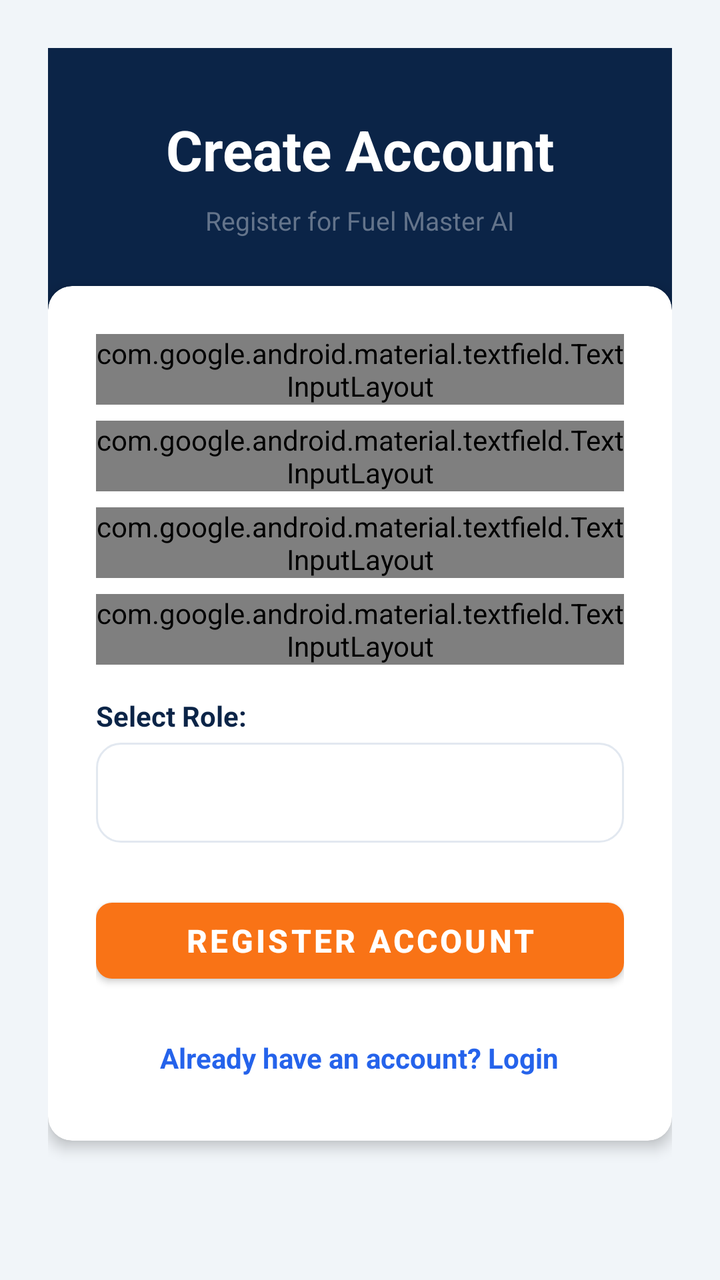
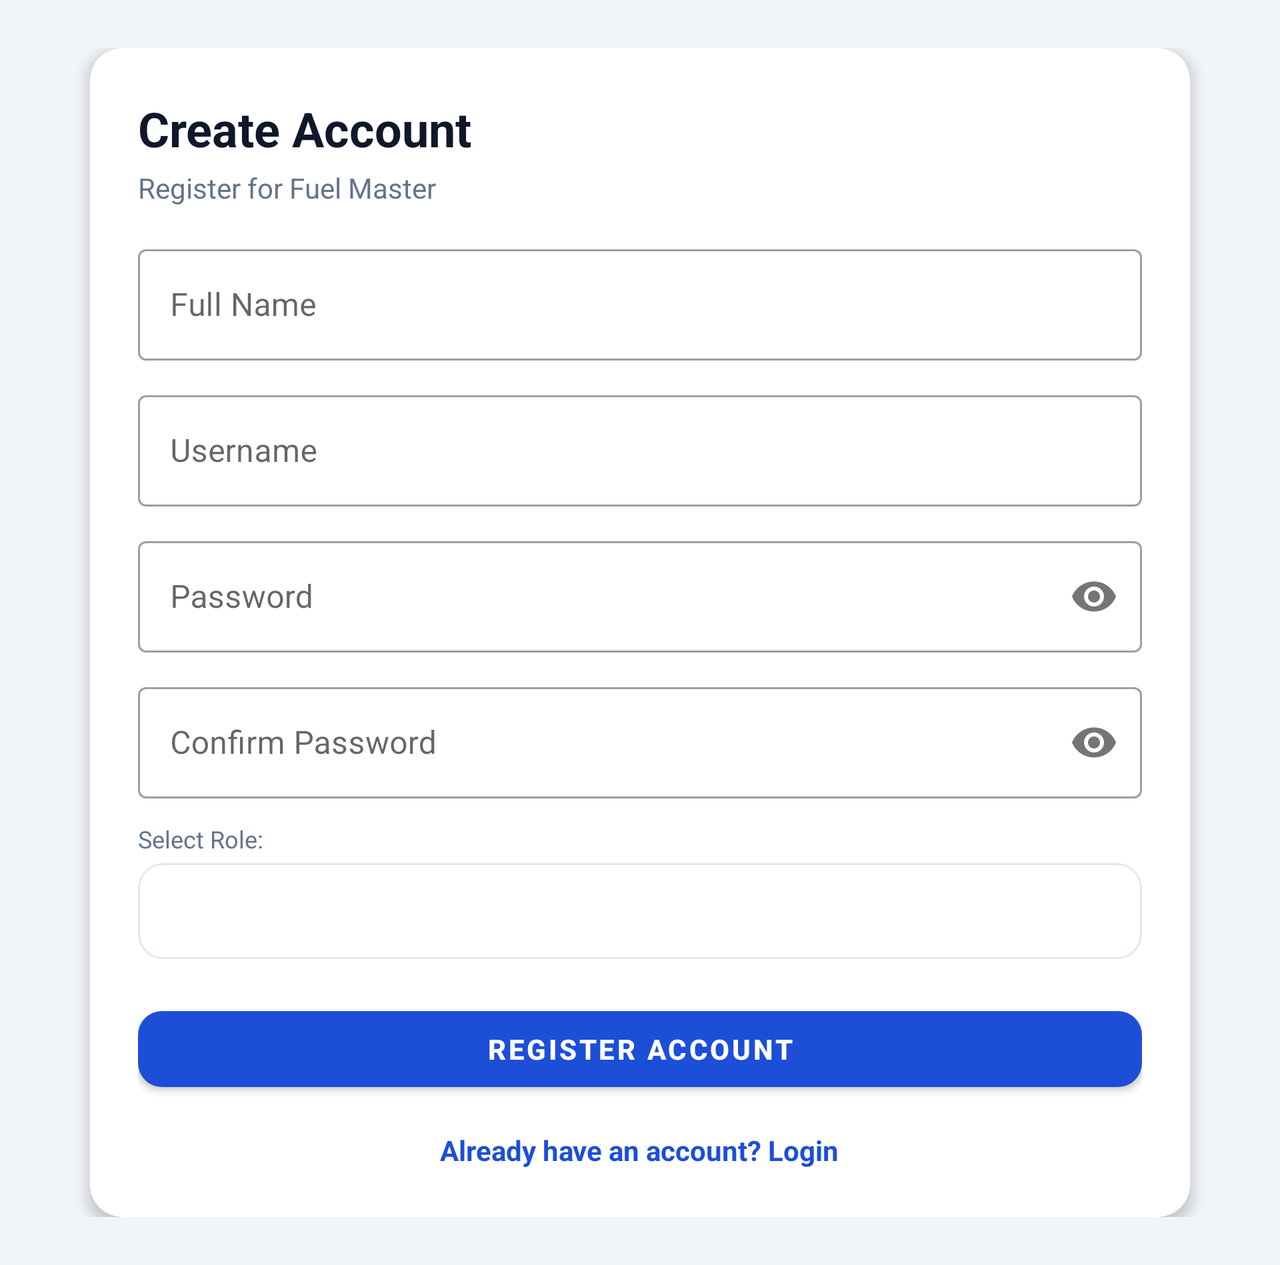

One screen, two layout resources from the same app: the default and the repository's alternative for another configuration. Each is rendered where Android would select it; the XML of both is given below.
<!-- AndroidManifest.xml: application theme Theme.FuelMasterProject -->
<!-- res/layout/activity_signup.xml -->
<?xml version="1.0" encoding="utf-8"?>
<ScrollView xmlns:android="http://schemas.android.com/apk/res/android"
    xmlns:app="http://schemas.android.com/apk/res-auto"
    android:layout_width="match_parent"
    android:layout_height="match_parent"
    android:fillViewport="true"
    android:background="@color/neutral_light">

    <androidx.constraintlayout.widget.ConstraintLayout
        android:layout_width="match_parent"
        android:layout_height="wrap_content"
        android:padding="@dimen/spacing_large">

        
        <View
            android:id="@+id/signup_header_bg"
            android:layout_width="0dp"
            android:layout_height="160dp"
            android:background="@color/primary_navy"
            app:layout_constraintTop_toTopOf="parent"
            app:layout_constraintLeft_toLeftOf="parent"
            app:layout_constraintRight_toRightOf="parent" />

        <TextView
            android:id="@+id/tvSignupHeaderTitle"
            android:layout_width="wrap_content"
            android:layout_height="wrap_content"
            android:text="@string/signup_title"
            android:textColor="@color/white"
            android:textSize="28sp"
            android:textStyle="bold"
            android:layout_marginTop="32dp"
            app:layout_constraintTop_toTopOf="parent"
            app:layout_constraintLeft_toLeftOf="parent"
            app:layout_constraintRight_toRightOf="parent" />

        <TextView
            android:id="@+id/tvSignupHeaderSub"
            android:layout_width="wrap_content"
            android:layout_height="wrap_content"
            android:text="@string/signup_subtitle"
            android:textColor="@color/neutral_mid"
            android:textSize="13sp"
            android:layout_marginTop="8dp"
            app:layout_constraintTop_toBottomOf="@id/tvSignupHeaderTitle"
            app:layout_constraintLeft_toLeftOf="parent"
            app:layout_constraintRight_toRightOf="parent" />

        
        <androidx.cardview.widget.CardView
            android:layout_width="0dp"
            android:layout_height="wrap_content"
            android:layout_marginTop="24dp"
            app:cardCornerRadius="@dimen/corner_radius"
            app:cardElevation="4dp"
            app:cardBackgroundColor="@color/surface_white"
            app:layout_constraintTop_toBottomOf="@id/tvSignupHeaderSub"
            app:layout_constraintLeft_toLeftOf="parent"
            app:layout_constraintRight_toRightOf="parent"
            app:layout_constraintWidth_max="420dp">

            <LinearLayout
                android:layout_width="match_parent"
                android:layout_height="wrap_content"
                android:orientation="vertical"
                android:padding="@dimen/spacing_large">

                
                <TextView
                    android:id="@+id/tvSignupError"
                    android:layout_width="match_parent"
                    android:layout_height="wrap_content"
                    android:background="#FEF2F2"
                    android:textColor="@color/danger_red"
                    android:textSize="@dimen/text_size_body"
                    android:padding="10dp"
                    android:visibility="gone"
                    android:layout_marginBottom="@dimen/spacing_medium" />

                
                <com.google.android.material.textfield.TextInputLayout
                    android:layout_width="match_parent"
                    android:layout_height="wrap_content"
                    android:layout_marginBottom="@dimen/spacing_small"
                    style="@style/Widget.Material3.TextInputLayout.OutlinedBox">

                    <com.google.android.material.textfield.TextInputEditText
                        android:id="@+id/etFullName"
                        android:layout_width="match_parent"
                        android:layout_height="wrap_content"
                        android:hint="@string/fullname_hint"
                        android:inputType="textPersonName"
                        android:maxLines="1"
                        android:textSize="@dimen/text_size_large" />

                </com.google.android.material.textfield.TextInputLayout>

                
                <com.google.android.material.textfield.TextInputLayout
                    android:layout_width="match_parent"
                    android:layout_height="wrap_content"
                    android:layout_marginBottom="@dimen/spacing_small"
                    style="@style/Widget.Material3.TextInputLayout.OutlinedBox">

                    <com.google.android.material.textfield.TextInputEditText
                        android:id="@+id/etUsername"
                        android:layout_width="match_parent"
                        android:layout_height="wrap_content"
                        android:hint="@string/username_hint"
                        android:inputType="textEmailAddress"
                        android:maxLines="1"
                        android:textSize="@dimen/text_size_large" />

                </com.google.android.material.textfield.TextInputLayout>

                
                <com.google.android.material.textfield.TextInputLayout
                    android:layout_width="match_parent"
                    android:layout_height="wrap_content"
                    android:layout_marginBottom="@dimen/spacing_small"
                    app:endIconMode="password_toggle"
                    style="@style/Widget.Material3.TextInputLayout.OutlinedBox">

                    <com.google.android.material.textfield.TextInputEditText
                        android:id="@+id/etPassword"
                        android:layout_width="match_parent"
                        android:layout_height="wrap_content"
                        android:hint="@string/password_hint"
                        android:inputType="textPassword"
                        android:maxLines="1"
                        android:textSize="@dimen/text_size_large" />

                </com.google.android.material.textfield.TextInputLayout>

                
                <com.google.android.material.textfield.TextInputLayout
                    android:layout_width="match_parent"
                    android:layout_height="wrap_content"
                    android:layout_marginBottom="@dimen/spacing_medium"
                    app:endIconMode="password_toggle"
                    style="@style/Widget.Material3.TextInputLayout.OutlinedBox">

                    <com.google.android.material.textfield.TextInputEditText
                        android:id="@+id/etConfirmPassword"
                        android:layout_width="match_parent"
                        android:layout_height="wrap_content"
                        android:hint="@string/confirm_password_hint"
                        android:inputType="textPassword"
                        android:maxLines="1"
                        android:textSize="@dimen/text_size_large" />

                </com.google.android.material.textfield.TextInputLayout>

                
                <TextView
                    android:layout_width="wrap_content"
                    android:layout_height="wrap_content"
                    android:text="@string/role_label"
                    android:textColor="@color/primary_navy"
                    android:textStyle="bold"
                    android:textSize="@dimen/text_size_body"
                    android:layout_marginBottom="4dp" />

                <Spinner
                    android:id="@+id/spinnerRole"
                    android:layout_width="match_parent"
                    android:layout_height="50dp"
                    android:background="@drawable/spinner_bg"
                    android:layout_marginBottom="@dimen/spacing_large" />

                
                <Button
                    android:id="@+id/btnSignup"
                    android:layout_width="match_parent"
                    android:layout_height="50dp"
                    android:text="@string/signup_button"
                    android:textColor="@color/white"
                    android:textSize="@dimen/text_size_large"
                    android:textStyle="bold"
                    app:backgroundTint="@color/accent_orange"
                    app:cornerRadius="@dimen/button_radius"
                    android:layout_marginBottom="@dimen/spacing_medium" />

                
                <TextView
                    android:id="@+id/tvLoginLink"
                    android:layout_width="wrap_content"
                    android:layout_height="wrap_content"
                    android:layout_gravity="center_horizontal"
                    android:text="@string/already_account"
                    android:textColor="@color/secondary_teal"
                    android:textSize="@dimen/text_size_body"
                    android:textStyle="bold"
                    android:padding="8dp" />

            </LinearLayout>

        </androidx.cardview.widget.CardView>

    </androidx.constraintlayout.widget.ConstraintLayout>
</ScrollView>
<!-- resources referenced by this layout -->
<resources>
  <color name="accent_orange">#F97316</color>
  <color name="danger_red">#DC2626</color>
  <color name="neutral_light">#F1F5F9</color>
  <color name="neutral_mid">#64748B</color>
  <color name="primary_navy">#0B2447</color>
  <color name="secondary_teal">#2563EB</color>
  <color name="surface_white">#FFFFFF</color>
  <color name="white">#FFFFFFFF</color>
  <dimen name="button_radius">8dp</dimen>
  <dimen name="corner_radius">12dp</dimen>
  <dimen name="spacing_large">24dp</dimen>
  <dimen name="spacing_medium">16dp</dimen>
  <dimen name="spacing_small">8dp</dimen>
  <dimen name="text_size_body">14sp</dimen>
  <dimen name="text_size_large">16sp</dimen>
  <!-- drawable spinner_bg (drawable) -->
  <?xml version="1.0" encoding="utf-8"?>
  <shape xmlns:android="http://schemas.android.com/apk/res/android"
      android:shape="rectangle">
      <solid android:color="@color/surface_white" />
      <stroke android:width="1dp" android:color="@color/border_color" />
      <corners android:radius="12dp" />
  </shape>
  <string name="already_account">Already have an account? Login</string>
  <string name="confirm_password_hint">Confirm Password</string>
  <string name="fullname_hint">Full Name</string>
  <string name="password_hint">Password</string>
  <string name="role_label">Select Role:</string>
  <string name="signup_button">Register Account</string>
  <string name="signup_subtitle">Register for Fuel Master AI</string>
  <string name="signup_title">Create Account</string>
  <string name="username_hint">Username</string>
  <style name="Theme.FuelMasterProject" parent="Base.Theme.FuelMasterProject" />
  <color name="border_color">#E2E8F0</color>
  <style name="Base.Theme.FuelMasterProject" parent="Theme.MaterialComponents.Light.NoActionBar">
          <item name="colorPrimary">@color/primary_blue</item>
          <item name="colorSecondary">@color/accent_orange</item>
          <item name="android:windowBackground">@color/bg</item>
          <item name="android:textColor">@color/text_primary</item>
      </style>
  <color name="primary_blue">#1D4ED8</color>
  <color name="bg">#F1F5F9</color>
  <color name="text_primary">#0F172A</color>
</resources>
<!-- res/layout-land/activity_signup.xml (the repository's variant of the layout above) -->
<!-- drawn on the phone turned sideways -->
<?xml version="1.0" encoding="utf-8"?>
<ScrollView xmlns:android="http://schemas.android.com/apk/res/android"
    xmlns:app="http://schemas.android.com/apk/res-auto"
    android:layout_width="match_parent"
    android:layout_height="match_parent"
    android:fillViewport="true"
    android:background="@color/bg">

    <LinearLayout
        android:layout_width="match_parent"
        android:layout_height="wrap_content"
        android:orientation="vertical"
        android:gravity="center"
        android:padding="24dp">

        <com.google.android.material.card.MaterialCardView
            android:layout_width="550dp"
            android:layout_height="wrap_content"
            app:cardCornerRadius="16dp"
            app:cardElevation="4dp"
            app:cardBackgroundColor="@color/card">

            <LinearLayout
                android:layout_width="match_parent"
                android:layout_height="wrap_content"
                android:orientation="vertical"
                android:padding="24dp">

                <TextView
                    android:layout_width="wrap_content"
                    android:layout_height="wrap_content"
                    android:text="Create Account"
                    android:textColor="@color/text_primary"
                    android:textSize="24sp"
                    android:textStyle="bold"
                    android:layout_marginBottom="4dp" />

                <TextView
                    android:layout_width="wrap_content"
                    android:layout_height="wrap_content"
                    android:text="Register for Fuel Master"
                    android:textColor="@color/text_secondary"
                    android:textSize="14sp"
                    android:layout_marginBottom="16dp" />

                <TextView
                    android:id="@+id/tvSignupError"
                    android:layout_width="match_parent"
                    android:layout_height="wrap_content"
                    android:background="@drawable/bg_chip_danger"
                    android:textColor="@color/danger"
                    android:textSize="13sp"
                    android:padding="10dp"
                    android:visibility="gone"
                    android:layout_marginBottom="12dp" />

                <com.google.android.material.textfield.TextInputLayout
                    android:layout_width="match_parent"
                    android:layout_height="wrap_content"
                    style="?attr/textInputOutlinedStyle"
                    android:layout_marginBottom="12dp">
                    <com.google.android.material.textfield.TextInputEditText
                        android:id="@+id/etFullName"
                        android:layout_width="match_parent"
                        android:layout_height="wrap_content"
                        android:hint="Full Name"
                        android:inputType="textPersonName" />
                </com.google.android.material.textfield.TextInputLayout>

                <com.google.android.material.textfield.TextInputLayout
                    android:layout_width="match_parent"
                    android:layout_height="wrap_content"
                    style="?attr/textInputOutlinedStyle"
                    android:layout_marginBottom="12dp">
                    <com.google.android.material.textfield.TextInputEditText
                        android:id="@+id/etUsername"
                        android:layout_width="match_parent"
                        android:layout_height="wrap_content"
                        android:hint="Username"
                        android:inputType="text" />
                </com.google.android.material.textfield.TextInputLayout>

                <com.google.android.material.textfield.TextInputLayout
                    android:layout_width="match_parent"
                    android:layout_height="wrap_content"
                    style="?attr/textInputOutlinedStyle"
                    android:layout_marginBottom="12dp"
                    app:passwordToggleEnabled="true">
                    <com.google.android.material.textfield.TextInputEditText
                        android:id="@+id/etPassword"
                        android:layout_width="match_parent"
                        android:layout_height="wrap_content"
                        android:hint="Password"
                        android:inputType="textPassword" />
                </com.google.android.material.textfield.TextInputLayout>

                <com.google.android.material.textfield.TextInputLayout
                    android:layout_width="match_parent"
                    android:layout_height="wrap_content"
                    style="?attr/textInputOutlinedStyle"
                    android:layout_marginBottom="12dp"
                    app:passwordToggleEnabled="true">
                    <com.google.android.material.textfield.TextInputEditText
                        android:id="@+id/etConfirmPassword"
                        android:layout_width="match_parent"
                        android:layout_height="wrap_content"
                        android:hint="Confirm Password"
                        android:inputType="textPassword" />
                </com.google.android.material.textfield.TextInputLayout>

                <TextView
                    android:layout_width="wrap_content"
                    android:layout_height="wrap_content"
                    android:text="Select Role:"
                    android:textColor="@color/text_secondary"
                    android:textSize="12sp"
                    android:layout_marginBottom="4dp" />

                <Spinner
                    android:id="@+id/spinnerRole"
                    android:layout_width="match_parent"
                    android:layout_height="48dp"
                    android:background="@drawable/spinner_bg"
                    android:layout_marginBottom="20dp" />

                <Button
                    android:id="@+id/btnSignup"
                    android:layout_width="match_parent"
                    android:layout_height="50dp"
                    android:text="Register Account"
                    android:textColor="@color/white"
                    android:textStyle="bold"
                    app:backgroundTint="@color/primary_blue"
                    app:cornerRadius="12dp"
                    android:layout_marginBottom="16dp" />

                <TextView
                    android:id="@+id/tvLoginLink"
                    android:layout_width="wrap_content"
                    android:layout_height="wrap_content"
                    android:layout_gravity="center"
                    android:text="Already have an account? Login"
                    android:textColor="@color/primary_blue"
                    android:textSize="14sp"
                    android:textStyle="bold" />

            </LinearLayout>

        </com.google.android.material.card.MaterialCardView>

    </LinearLayout>

</ScrollView>
<!-- resources referenced by the variant -->
<!-- as the phone turned sideways resolves them -->
<resources>
  <color name="bg">#F1F5F9</color>
  <color name="card">#FFFFFF</color>
  <color name="danger">#DC2626</color>
  <color name="primary_blue">#1D4ED8</color>
  <color name="text_primary">#0F172A</color>
  <color name="text_secondary">#64748B</color>
  <color name="white">#FFFFFFFF</color>
  <!-- drawable bg_chip_danger (drawable) -->
  <?xml version="1.0" encoding="utf-8"?>
  <shape xmlns:android="http://schemas.android.com/apk/res/android"
      android:shape="rectangle">
      <solid android:color="@color/danger_tint" />
      <corners android:radius="12dp" />
  </shape>
  <!-- drawable spinner_bg (drawable) -->
  <?xml version="1.0" encoding="utf-8"?>
  <shape xmlns:android="http://schemas.android.com/apk/res/android"
      android:shape="rectangle">
      <solid android:color="@color/surface_white" />
      <stroke android:width="1dp" android:color="@color/border_color" />
      <corners android:radius="12dp" />
  </shape>
  <style name="Theme.FuelMasterProject" parent="Base.Theme.FuelMasterProject" />
  <color name="danger_tint">#FEE2E2</color>
  <color name="surface_white">#FFFFFF</color>
  <color name="border_color">#E2E8F0</color>
  <style name="Base.Theme.FuelMasterProject" parent="Theme.MaterialComponents.Light.NoActionBar">
          <item name="colorPrimary">@color/primary_blue</item>
          <item name="colorSecondary">@color/accent_orange</item>
          <item name="android:windowBackground">@color/bg</item>
          <item name="android:textColor">@color/text_primary</item>
      </style>
  <color name="accent_orange">#F97316</color>
</resources>
